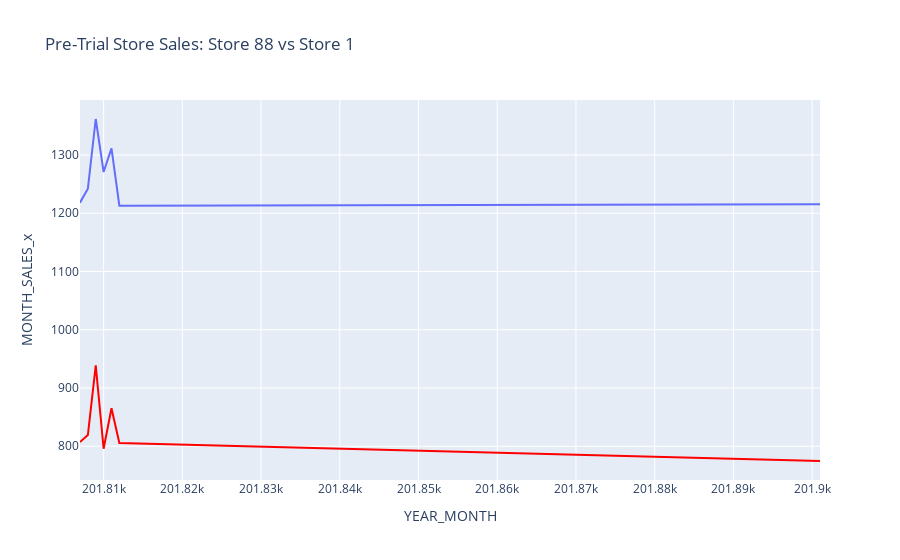

The notebook cell this image was saved under:
### Code cell
x1 = pd.merge(pre_trial_test[pre_trial_test['STORE_NBR'] == 88], pre_trial_store[pre_trial_store['STORE_NBR'] == 91], 
              left_on = ['YEAR_MONTH'], right_on = ['YEAR_MONTH'], how = 'left')
fig = px.line(x1, x = 'YEAR_MONTH', y = 'MONTH_SALES_x', title = 'Pre-Trial Store Sales: Store 88 vs Store 1')
fig2 = px.line(x1, x = 'YEAR_MONTH', y = 'MONTH_SALES_y')
fig2.update_traces(line_color = 'red')
fig.add_trace(fig2.data[0])
fig.show()

### Figure 1 — Plotly figure (JSON) as saved in the notebook; plotly's stock layout.template omitted (floating-point values rounded to 4 significant figures)
{"data": [{"hovertemplate": "YEAR_MONTH=%{x}<br>MONTH_SALES_x=%{y}<extra></extra>", "legendgroup": "", "line": {"color": "#636efa", "dash": "solid"}, "marker": {"symbol": "circle"}, "mode": "lines", "name": "", "orientation": "v", "showlegend": false, "type": "scatter", "x": [201807, 201808, 201809, 201810, 201811, 201812, 201901], "xaxis": "x", "y": [1218.0, 1242.0, 1362.0, 1271.0, 1311.0, 1213, 1215.0], "yaxis": "y"}, {"hovertemplate": "YEAR_MONTH=%{x}<br>MONTH_SALES_y=%{y}<extra></extra>", "legendgroup": "", "line": {"color": "red", "dash": "solid"}, "marker": {"symbol": "circle"}, "mode": "lines", "name": "", "orientation": "v", "showlegend": false, "type": "scatter", "x": [201807, 201808, 201809, 201810, 201811, 201812, 201901], "xaxis": "x", "y": [807.3, 819.2, 938.9, 795.7, 865.3, 805.6, 774.7], "yaxis": "y"}], "layout": {"autosize": true, "legend": {"tracegroupgap": 0}, "title": {"text": "Pre-Trial Store Sales: Store 88 vs Store 1"}, "xaxis": {"anchor": "y", "autorange": true, "domain": [0, 1], "range": [201807, 201901], "title": {"text": "YEAR_MONTH"}, "type": "linear"}, "yaxis": {"anchor": "x", "autorange": true, "domain": [0, 1], "range": [742.1, 1394.0], "title": {"text": "MONTH_SALES_x"}, "type": "linear"}}}
